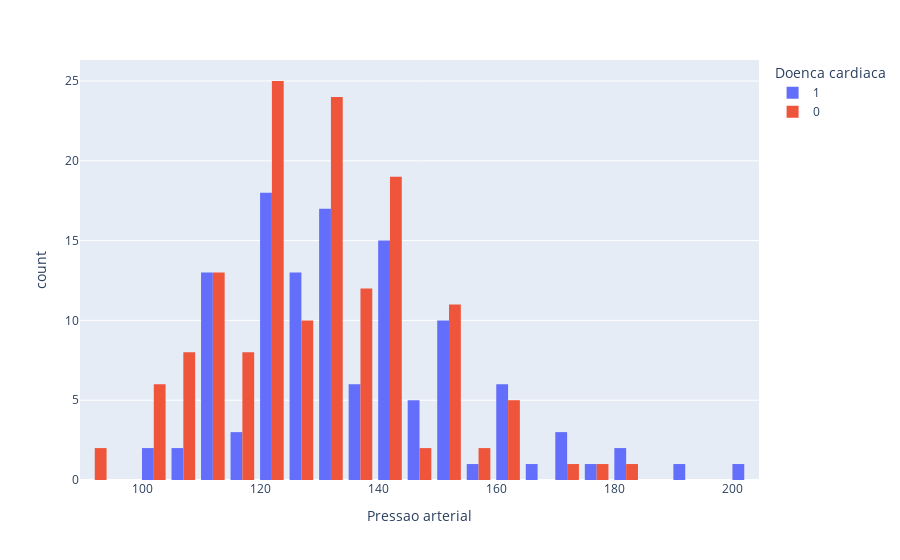

Notebook code for this chart:
### Markdown cell above
O gráfico de barras explora a relação entre o tipo de dor no peito (variável "Tipo dor") e a presença de doença cardíaca.

**Observações:**

-   **Pacientes com angina atípica (Tipo 2) e não angina (Tipo 3) apresentam maior probabilidade de NÃO ter doença cardíaca.** O grupo com Tipo de dor 2 tem a barra laranja ("Ausência" da doença) significativamente maior que a barra azul ("Presença" da doença).
-   **Angina assintomática (Tipo 4) parece ser um indicador forte de doença cardíaca.** A barra azul para o Tipo 4 é a mais alta do gráfico, indicando uma alta proporção de pacientes com doença cardíaca nesse grupo. Em contraste, a barra laranja para o Tipo 4 é relativamente baixa.
-   \*\*Tips de dor 1 (angina típica) mostra uma distribuição mais equilibrada.

**Interpretação:**

-   **Importância do Tipo de Dor:** O tipo de dor no peito relatada por um paciente pode ser um indicativo útil para determinar a probabilidade de doença cardíaca.
-   **Angina Atípica:** A alta proporção de pacientes sem doença cardíaca nos Tipos 2 e 3 sugere que esse tipo de dor pode ser causado por outros fatores além de problemas cardíacos.
-   **Angina Assintomática:** A forte associação entre angina assintomática e doença cardíaca destaca a importância de investigar sintomas cardíacos mesmo em pacientes que não relatam dor.

**Conclusão:**

O gráfico sugere uma associação relevante entre o tipo de dor no peito e a presença de doença cardíaca. Angina atípica e não angina parecem ser um bom prognóstico, enquanto angina assintomática pode indicar um risco aumentado.

### Code cell
px.histogram(df, x='Pressao arterial',
             color='Doenca cardiaca', barmode='group')

### Figure 1 — Plotly figure (JSON) as saved in the notebook; plotly's stock layout.template omitted (floating-point values rounded to 4 significant figures; data arrays with more than 128 entries replaced by an {"elided": "..."} marker saying what was removed)
{"data": [{"alignmentgroup": "True", "bingroup": "x", "hovertemplate": "Doenca cardiaca=1<br>Pressao arterial=%{x}<br>count=%{y}<extra></extra>", "legendgroup": "1", "marker": {"color": "#636efa", "pattern": {"shape": ""}}, "name": "1", "offsetgroup": "1", "orientation": "v", "showlegend": true, "type": "histogram", "x": [130, 124, 130, 110, 140, 150, 134, 140, 140, 120, 112, 128, 170, 144, 130, 140, 160, 152, 126, 118, 110, 160, 150, 136, 138, 174, 120, 130, 150, 136, 108, 120, 142, 146, 120, 150, 150, 130, 124, 110, 125, 110, 100, 120, 165, 130, 124, 150, 140, 180, 158, 120, 200, 130, 120, 122, 152, 120, 117, 108, 112, 120, 125, 145, 140, 192, 123, 112, 110, 132, 140, 178, 120, 150, 128, 138, 140, 100, 138, 140, 150, 125, 134, 110, 132, 160, 145, 126, 125, 125, 125, 140, 160, 125, 170, 128, 110, 135, 130, 130, 132, 145, 118, 128, 160, 120, 180, 140, 130, 110, 140, 145, 120, 112, 132, 140, 130, 120, 110, 160], "xaxis": "x", "yaxis": "y"}, {"alignmentgroup": "True", "bingroup": "x", "hovertemplate": "Doenca cardiaca=0<br>Pressao arterial=%{x}<br>count=%{y}<extra></extra>", "legendgroup": "0", "marker": {"color": "#EF553B", "pattern": {"shape": ""}}, "name": "0", "offsetgroup": "0", "orientation": "v", "showlegend": true, "type": "histogram", "x": {"elided": "150 int values"}, "xaxis": "x", "yaxis": "y"}], "layout": {"barmode": "group", "legend": {"title": {"text": "Doenca cardiaca"}, "tracegroupgap": 0}, "margin": {"t": 60}, "xaxis": {"anchor": "y", "domain": [0, 1], "title": {"text": "Pressao arterial"}}, "yaxis": {"anchor": "x", "domain": [0, 1], "title": {"text": "count"}}}}
